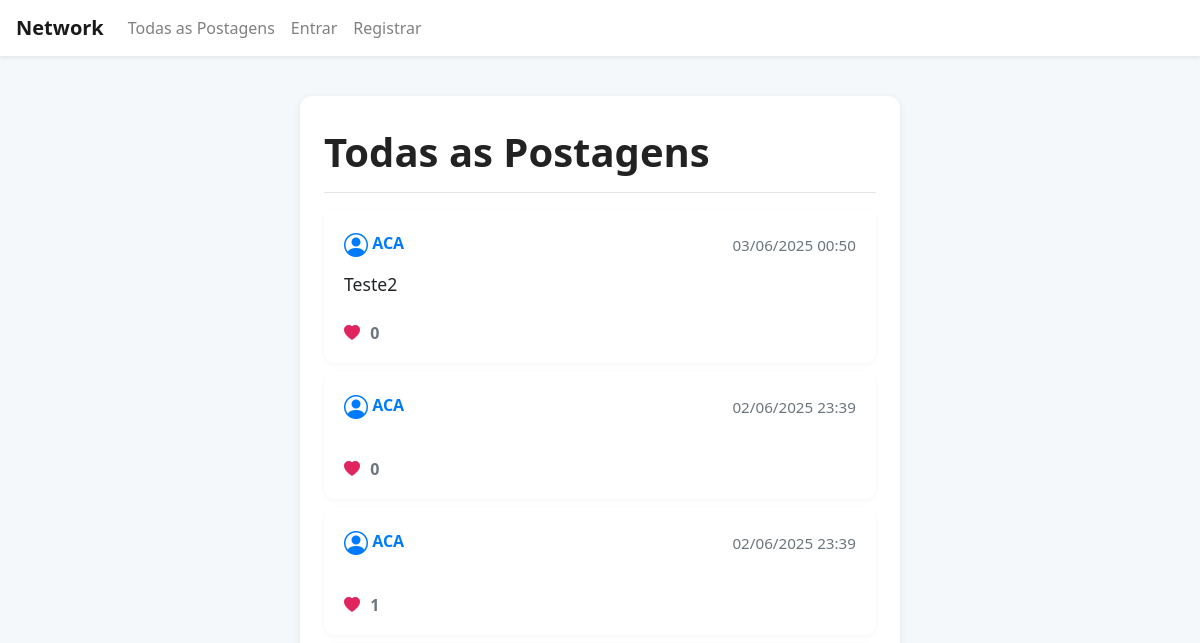
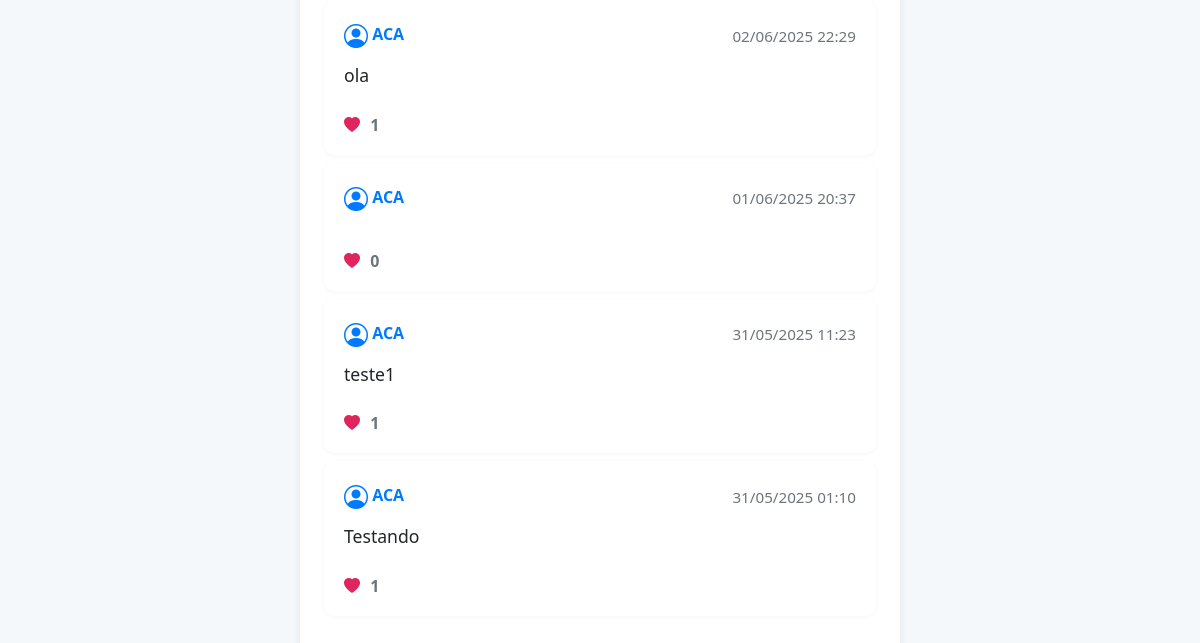
Before: / with the older database file (2 pictures, top to bottom).
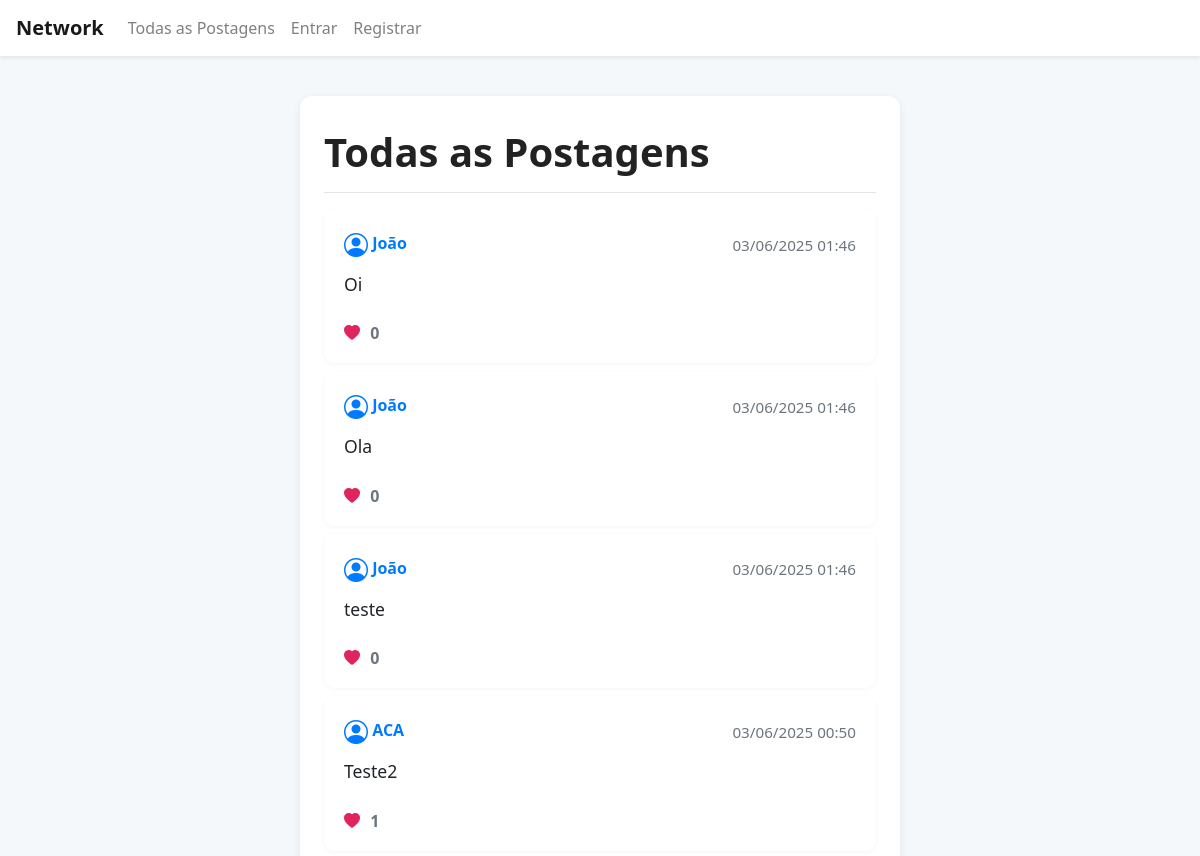
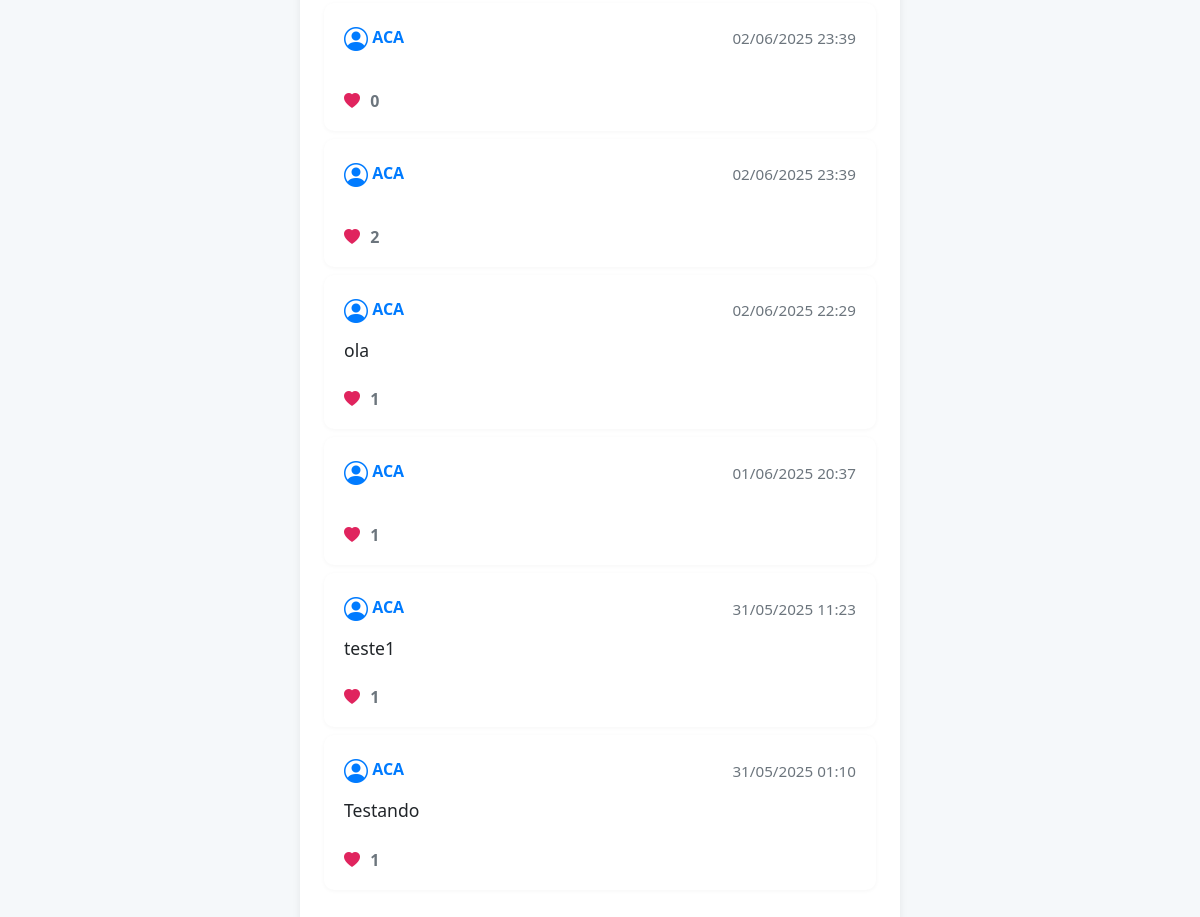
After: the same page with the newer database file (2 pictures, top to bottom).
### network/models.py (models this page shows, shortened)
class Post(models.Model):
    content = models.CharField(max_length=191)
    user = models.ForeignKey(User, on_delete=models.CASCADE, related_name="author")
    date = models.DateTimeField(auto_now_add=True)

class User(AbstractUser):
    pass

### network/views.py (the view)
# urls.py: path("", views.index, name="index"),
def index(request):
    posts_list = Post.objects.all().order_by('-date')
    paginator = Paginator(posts_list, 10)
    page_number = request.GET.get('page')
    posts = paginator.get_page(page_number)
    liked_posts_ids = []  # Valor padrão para usuários não autenticados
    if request.user.is_authenticated:
        liked_posts_ids = request.user.likes.values_list('id', flat=True)
    return render(request, "network/index.html", {
        "posts": posts,
        "liked_posts_ids": liked_posts_ids
    })

### network/templates/network/index.html (shortened to what this page needs)
{% extends "network/layout.html" %}
{% block body %}
    <h1>Todas as Postagens</h1>
    <hr>
    {% for post in posts %}
        <div class="card my-2">
            <div class="card-body d-flex flex-column">
                <div class="d-flex align-items-center mb-2">
                    <a href="{% url 'profile' post.user.username %}" class="mr-2">
                        <i class="bi bi-person-circle" style="font-size:1.5em;vertical-align:middle;"></i>
                        <span style="font-weight:600;">{{ post.user.username }}</span>
                    </a>
                    <span class="text-muted ml-auto" style="font-size: 0.95em;">
                        {{ post.date|date:"d/m/Y H:i" }}
                    </span>
                </div>
                <p style="font-size:1.1em;">{{ post.content }}</p>
                <div class="d-flex align-items-center mt-2">
                    <span class="text-muted">
                        <i class="bi bi-heart-fill" style="color:#e0245e;"></i>
                        <span class="like-count" data-post-id="{{ post.id }}">{{ post.likes.count }}</span>
                    </span>
                </div>
            </div>
        </div>
    {% empty %}
        <p>Nenhuma postagem ainda.</p>
    {% endfor %}
{% endblock %}

Changed rows visible on the page:
added Post: user.username "João", date "03/06/2025 01:46", content "Oi", likes.count "0"
added Post: user.username "João", date "03/06/2025 01:46", content "Ola", likes.count "0"
added Post: user.username "João", date "03/06/2025 01:46", content "teste", likes.count "0"
computed for Post "Teste2": likes.count "0" → "1"
computed for Post (number 6 of 10 on the later page): likes.count "1" → "2"
computed for Post (number 8 of 10 on the later page): likes.count "0" → "1"
